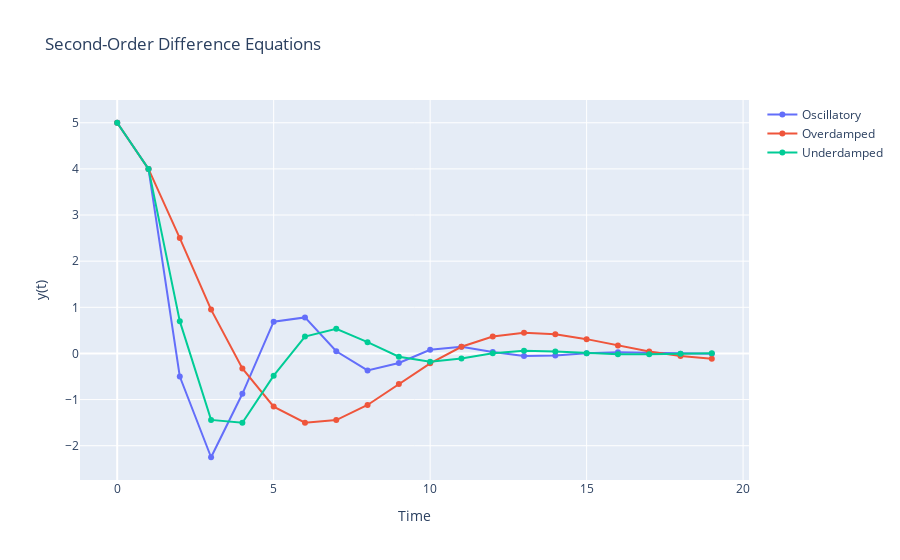

Notebook code cell kept with this figure:
### Markdown cell above
## Second-Order Difference Equations

A second-order difference equation relates a variable to its two past values. The general form is:

\[ y_{t+2} = ay_{t+1} + by_t + c \]

Where:
- \( a \) and \( b \) are constants
- \( c \) is a constant

### Case 1: Oscillatory Solution

For certain values of \( a \) and \( b \), the system oscillates.

\[ y_{t+2} = 0.5y_{t+1} - 0.5y_t \]

### Case 2: Overdamped Solution

When the discriminant of the characteristic equation is positive, the system is overdamped and approaches steady state without oscillations.

\[ y_{t+2} = 1.5y_{t+1} - 0.7y_t \]

### Case 3: Underdamped Solution

For negative discriminant, the system is underdamped and oscillates with damping.

\[ y_{t+2} = 0.8y_{t+1} - 0.5y_t \]

### Code cell
# Oscillatory case: y(t+2) = 0.5 * y(t+1) - 0.5 * y(t)
n_steps = 20
y_oscillatory = np.zeros(n_steps)
y_oscillatory[0], y_oscillatory[1] = 5, 4
a, b = 0.5, -0.5
for t in range(2, n_steps):
    y_oscillatory[t] = a * y_oscillatory[t - 1] + b * y_oscillatory[t - 2]

# Overdamped case: y(t+2) = 1.5 * y(t+1) - 0.7 * y(t)
y_overdamped = np.zeros(n_steps)
y_overdamped[0], y_overdamped[1] = 5, 4
a, b = 1.5, -0.7
for t in range(2, n_steps):
    y_overdamped[t] = a * y_overdamped[t - 1] + b * y_overdamped[t - 2]

# Underdamped case: y(t+2) = 0.8 * y(t+1) - 0.5 * y(t)
y_underdamped = np.zeros(n_steps)
y_underdamped[0], y_underdamped[1] = 5, 4
a, b = 0.8, -0.5
for t in range(2, n_steps):
    y_underdamped[t] = a * y_underdamped[t - 1] + b * y_underdamped[t - 2]

# Plotting the results
fig = go.Figure()
fig.add_trace(go.Scatter(x=np.arange(n_steps), y=y_oscillatory, mode='lines+markers', name='Oscillatory'))
fig.add_trace(go.Scatter(x=np.arange(n_steps), y=y_overdamped, mode='lines+markers', name='Overdamped'))
fig.add_trace(go.Scatter(x=np.arange(n_steps), y=y_underdamped, mode='lines+markers', name='Underdamped'))

fig.update_layout(title="Second-Order Difference Equations", xaxis_title="Time", yaxis_title="y(t)")
fig.show()

### Figure 1 — Plotly figure (JSON) as saved in the notebook; plotly's stock layout.template omitted (floating-point values rounded to 4 significant figures)
{"data": [{"mode": "lines+markers", "name": "Oscillatory", "type": "scatter", "x": [0, 1, 2, 3, 4, 5, 6, 7, 8, 9, 10, 11, 12, 13, 14, 15, 16, 17, 18, 19], "y": [5, 4, -0.5, -2.25, -0.875, 0.6875, 0.7812, 0.04688, -0.3672, -0.207, 0.08008, 0.1436, 0.03174, -0.05591, -0.04382, 0.006042, 0.02493, 0.009445, -0.007744, -0.008595]}, {"mode": "lines+markers", "name": "Overdamped", "type": "scatter", "x": [0, 1, 2, 3, 4, 5, 6, 7, 8, 9, 10, 11, 12, 13, 14, 15, 16, 17, 18, 19], "y": [5, 4, 2.5, 0.95, -0.325, -1.152, -1.501, -1.445, -1.117, -0.6636, -0.2137, 0.144, 0.3656, 0.4476, 0.4155, 0.3099, 0.174, 0.04408, -0.05568, -0.1144]}, {"mode": "lines+markers", "name": "Underdamped", "type": "scatter", "x": [0, 1, 2, 3, 4, 5, 6, 7, 8, 9, 10, 11, 12, 13, 14, 15, 16, 17, 18, 19], "y": [5, 4, 0.7, -1.44, -1.502, -0.4816, 0.3657, 0.5334, 0.2438, -0.07162, -0.1792, -0.1076, 0.003556, 0.05663, 0.04352, 0.006505, -0.01656, -0.0165, -0.00492, 0.004313]}], "layout": {"title": {"text": "Second-Order Difference Equations"}, "xaxis": {"title": {"text": "Time"}}, "yaxis": {"title": {"text": "y(t)"}}}}
